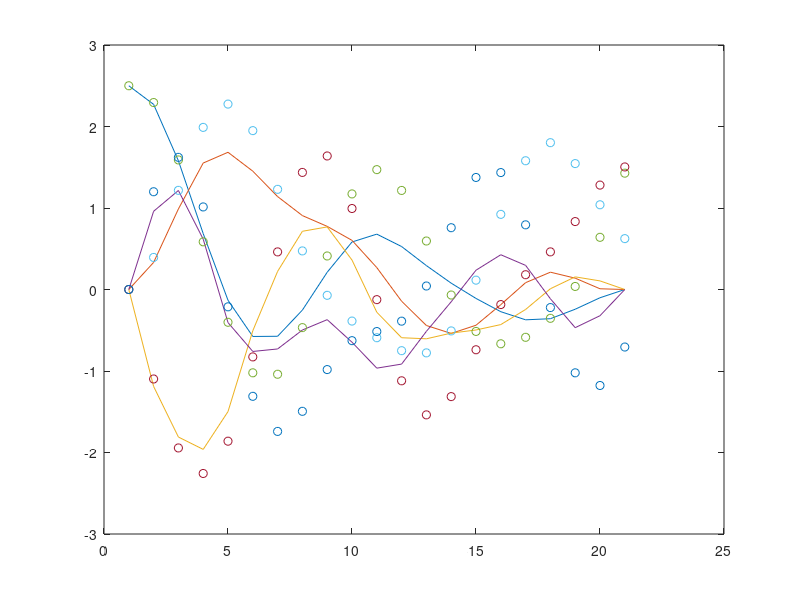

Recreate this plot in MATLAB.
clear

N = 20;
nx = 8;
nu = 3;

A = [0.76272   0.11488   0.00248   0.00002   0.45961   0.01981   0.00025   0.00000 ;
  0.11488   0.76520   0.11490   0.00248   0.01981   0.45987   0.01981   0.00025 ;
  0.00248   0.11490   0.76520   0.11488   0.00025   0.01981   0.45987   0.01981 ;
  0.00002   0.00248   0.11488   0.76272   0.00000   0.00025   0.01981   0.45961 ;
 -0.89941   0.42024   0.01931   0.00025   0.76272   0.11488   0.00248   0.00002 ;
  0.42024  -0.88010   0.42049   0.01931   0.11488   0.76520   0.11490   0.00248 ;
  0.01931   0.42049  -0.88010   0.42024   0.00248   0.11490   0.76520   0.11488 ;
  0.00025   0.01931   0.42024  -0.89941   0.00002   0.00248   0.11488   0.76272 ];

B = [0.11990   0.00252   0.00002 ;
  0.00252   0.11992   0.00252 ;
  0.00002   0.00252   0.11992 ;
  0.00000   0.00002   0.00252 ;
  0.45961   0.01981   0.00025 ;
  0.01981   0.45987   0.01981 ;
  0.00025   0.01981   0.45987 ;
  0.00000   0.00025   0.01981 ];

b = [0.10000 ;
  0.10000 ;
  0.10000 ;
  0.10000 ;
  0.10000 ;
  0.10000 ;
  0.10000 ;
  0.10000];

x0 = [  2.50000 ;
  2.50000 ;
  0.00000 ;
  0.00000 ;
  0.00000 ;
  0.00000 ;
  0.00000 ;
  0.00000 ];

% Cost function
Q = eye(nx);
R = 2*eye(nu);
q = 0.1*ones(nx,1);
r = 0.2*ones(nu,1);
H = blkdiag(kron(eye(N),blkdiag(Q,R)),Q);
f = [repmat([q;r],N,1);q];

C = [-eye(nx),zeros(nx,N*(nx+nu))];
c = [x0;repmat(b,N,1)];
for i=0:N-1
    C = [C;zeros(nx,i*(nx+nu)),A,B,-eye(nx),zeros(nx,(N-i-1)*(nx+nu))];
end


lb = [repmat([-4*ones(nx,1);-0.5*ones(nu,1)],N,1);-4*ones(nx,1)];
lb(end-nx+1:end) = 0;
ub = -lb;


sparse.w = quadprog(H,f,[],[],C,-c,lb,ub);

XU = reshape([sparse.w;zeros(nu,1)],nx+nu,N+1);
sparse.x = vec(XU(1:nx,:));
sparse.u = vec(XU(nx+1:end,1:end-1));

figure(1);clf;plot(XU(1:2:7,:).')

%% Condensing

Abar = [-eye(nx),zeros(nx,(N-1)*nx)];
Bbar = kron(eye(N),B);
for i=1:N-1
    Abar = [Abar;zeros(nx,(i-1)*(nx)),A,-eye(nx),zeros(nx,(N-i-1)*nx)];
end
Qbar = kron(eye(N+1),Q);
Rbar = kron(eye(N),R);
c = [A*x0+b;repmat(b,N-1,1)];
Dx = blkdiag(zeros(N*nx,N*nx),eye(nx));
Dx(1,1) = 1;

G = [zeros(nx,N*nu);-Abar\Bbar];
Ge = [eye(nx);-Abar\[A;zeros((N-1)*nx,nx)]];
g = [zeros(nx,1);-Abar\c];

Hbar = Rbar + G.'*Qbar*G;
hbar = repmat(r,N,1) + G.'*(repmat(q,N+1,1)+Qbar*g);
%% Read from file
file = fopen('QP_data.txt','r');
num_arrays_to_read = 11;
arrays_to_read = {};
for i=1:num_arrays_to_read
    instr=fgets(file);
    temp = sscanf(instr,'%g ');
    arrays_to_read{i} = temp;
end
numvars = N*nu;
[H,f,A,lbU,ubU,lbA,ubA,C,d,D,Cx] = arrays_to_read{:};
H = reshape(H,numvars,numvars);
A = reshape(A,N*(nx+nx+nu)+nx+nu,numvars);
C = reshape(C,N*(nx),numvars);
D = reshape(D,(N+1)*(nx+nu),numvars);
Cx = reshape(Cx,nx+nu,nx*(N+1));

bigA = [];
for i=0:N-1
    bigA = [bigA;C(i*nx+1:(i+1)*nx,:);D(i*(nx+nu)+1:(i+1)*(nx+nu),:)];
end
bigA = [bigA;D(end-(nx+nu)+1:end,:)];

condensing.u = quadprog(H,hbar,[A;-A],[ubA;-lbA],[],[],lbU,ubU);
condensing.x = C*condensing.u+d;

norm(condensing.u-sparse.u)
norm(condensing.x-sparse.x(nx+1:end))

figure(1);hold on;
condensing.XU = reshape([x0;condensing.x],nx,N+1);
plot(condensing.XU(1:2:7,:).','o')